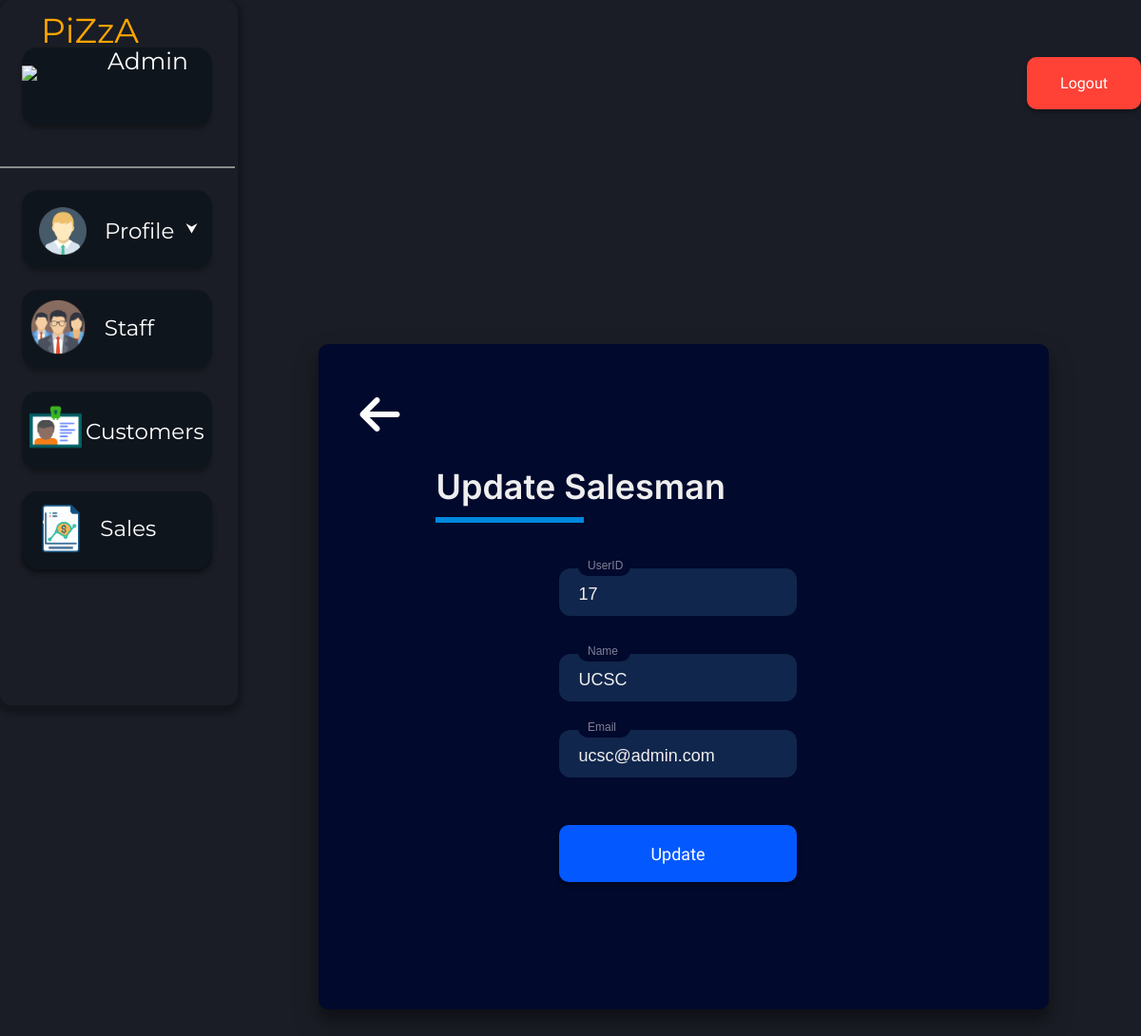
/phpFunc/functions/admin/update.php?user_id=17 (signed in), run on the app's committed database.
### tables this page shows
CREATE TABLE IF NOT EXISTS `crm_users` (
  `id` int NOT NULL AUTO_INCREMENT,
  `name` varchar(255) NOT NULL,
  `email` varchar(50) NOT NULL,
  `password` varchar(50) NOT NULL,
  `roles` enum('admin','salesman') NOT NULL,
  `lastLogin` datetime NOT NULL DEFAULT CURRENT_TIMESTAMP,
  `deleted` tinyint NOT NULL DEFAULT '0',
  PRIMARY KEY (`id`)
);

### phpFunc/functions/admin/update.php (the view, shortened to what this page needs)
<?php require_once('../../connection/connect.php'); ?>
<?php
  if(isset($_GET['user_id'])) {
    $sql3 = "SELECT * FROM crm_users WHERE id =".$_GET['user_id']."";
    $result = mysqli_query($connection,$sql3);
    if($result){
        $row=mysqli_fetch_assoc($result);
    }
    else {
        echo"failed";
    }
}
?>
<!DOCTYPE html>
<html>
<head>
        <link href="../../../styles/businessUser/update.css" rel="stylesheet">
        <link rel="stylesheet" href="https://cdnjs.cloudflare.com/ajax/libs/font-awesome/6.3.0/css/all.min.css" />
</head>
<body>
<div>
<span><a href="../businessUser/logout.php"><button class="log_out-button">Logout</button> </a></span>
</div>
<div class="menu">
<div class="piza-staff"><img class="piza-logo" src="../../../assets/img/logo.png">
<span class="menu-text" style="color:orange;">PiZzA</span><br><span class="menu-text" style="font-size:25px; color:white; position:relative; left:90px; bottom:45px;">Admin</span>
</div>
 <div class="menu-line"></div>
<div style="position:relative; top:105px;">
<a href="../../../adminCustomerView.php"><button class="sales-but">
<button  class="cus-but">
      <img class="cus-logo" src="../../../assets/img/cus_det.png">
      <span class="cus-text">Customers</span>
</button>
</a>
<a href="../../../adminSalesView.php"><button class="sales-but">
      <img class="sales-logo" src="../../../assets/img/sales.png">
      <span class="sales-text">Sales </span>
</button></a>
</div>
<a href="../../../admin.php"><button class="staff-but">
      <img class="staff-logo" src="../../../assets/img/staff.png">
      <span class="staff-text"> &nbsp;&nbsp;Staff</span>
</button>
</a>
  <button class="pro-view">
<img class="pro-avatar" src="../../../assets/img/pro_avatar.png">
<span class="pro-text">Profile </span>
</button>
</div>
<div class=cont-pos>
<div class="container-admin" id="container">
<div class="form-container-admin">
<form action="update.php" method="post">
<a href="../../../admin.php"><i class="fa-solid fa-arrow-left fa-3x navigation"></i></a>
<div class="title">Update Salesman</div><div class="line-dec2"></div><br>
<?php
echo "<div class='input-container ic1'>";
echo "<input id='customerid' class='input' type='text' name='user_id' placeholder='' value=".$row['id']." readonly />";
echo "<div class='cut cut-short'></div>";
echo "<label for='firstname' class='placeholder'>UserID</label>";
echo "</div>";
echo "<div class='input-container ic1'>";
echo "<input id='fname' name='name' class='input' type='text' placeholder=' ' value=".$row['name']." required>";
echo "<div class='cut cut-short'></div>";
echo "<label for='firstname' class='placeholder'>Name</label>";
echo "</div>";
echo "<div class='input-container ic2'>";
echo "<input id='lastname' name='email' class='input' type='text' placeholder=' ' value=".$row['email']." required >";
echo "<div class='cut cut-short'></div>";
echo "<label for='lastname' class='placeholder'>Email</label>";
echo "</div>";
echo "<button type='submit' name='update' class='update-button-admin' role='button'>Update</button>"
?>
</form>
</div>
</div>
</body>
</html>

### data on the page
crm_users: user_id "17", name "UCSC", email "ucsc@admin.com"
